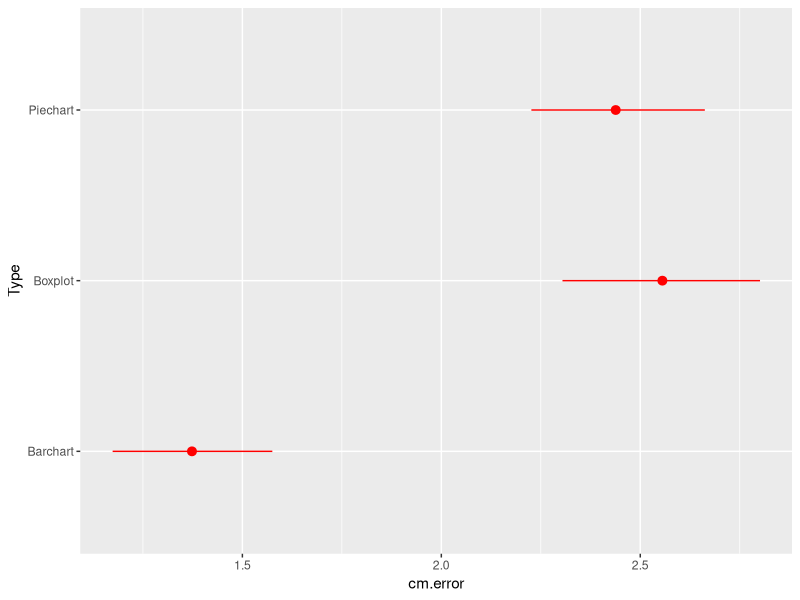
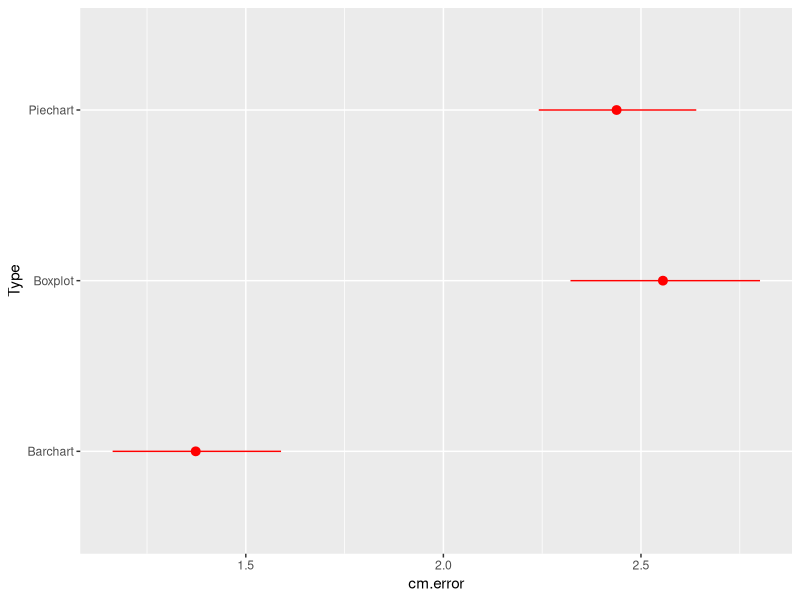

These figures' R source, in order:
#install.packages("tidyverse", repos = "http://cran.us.r-project.org") # if not already installed
#install.packages("Hmisc", repos = "http://cran.us.r-project.org") # if not already installed

library(Hmisc)
library(tidyverse)

pdf(NULL)

data <- read.csv('./data/data_final.csv')

ggplot(data, aes(x = Type, y = cm.error)) + stat_summary(fun.data = 'mean_cl_boot', colour = 'red', size = 0.5) + coord_flip()
ggsave(filename = './img/conf-int.png', width = 7, height = 5)


piecharts <- filter(data, Type == 'Piechart')
boxplots <- filter(data, Type == 'Boxplot')
barcharts <- filter(data, Type == 'Barchart')

smean.cl.boot(piecharts$cm.error, conf.int = .95, B = 1000)
smean.cl.boot(boxplots$cm.error, conf.int = .95, B = 1000)
smean.cl.boot(barcharts$cm.error, conf.int = .95, B = 1000)
